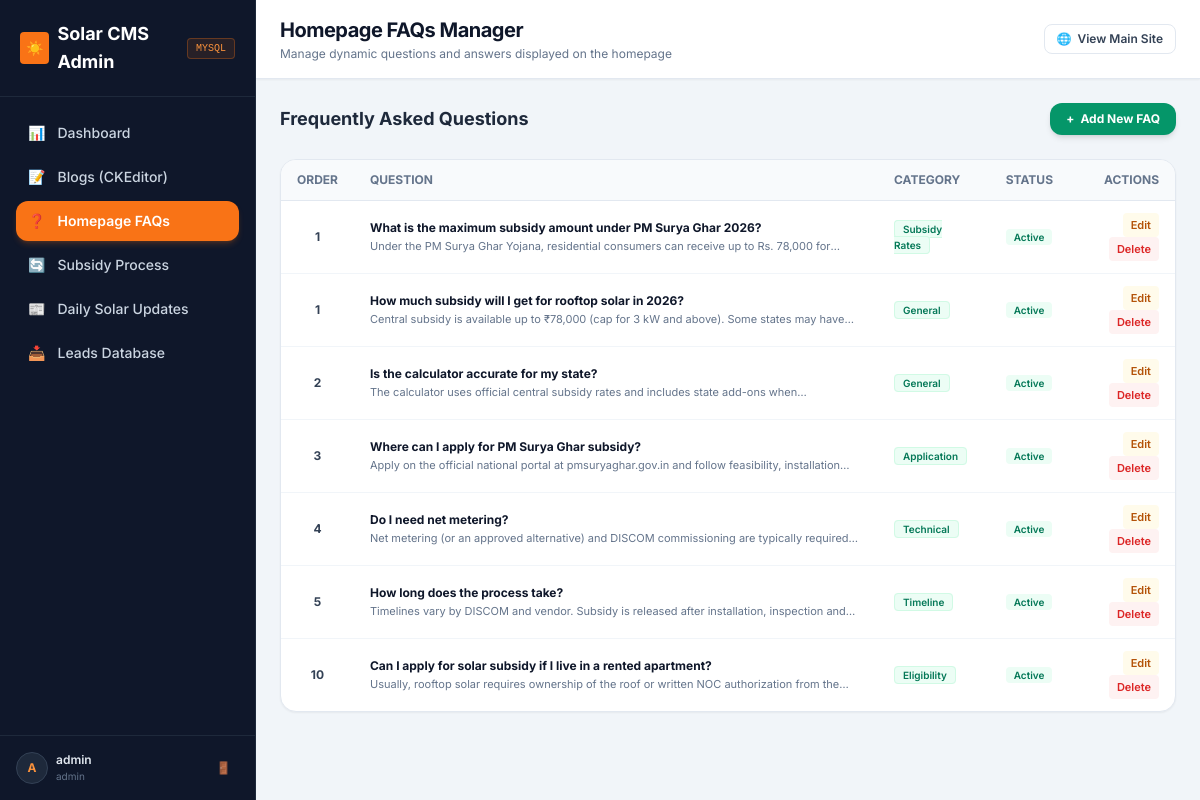
/admin/faqs.php (signed in), run on the app's committed database.
### tables this page shows
CREATE TABLE `faqs` (
  `id` varchar(64) NOT NULL,
  `question` text NOT NULL,
  `answer` text NOT NULL,
  `display_order` int(11) NOT NULL DEFAULT 0,
  `is_active` tinyint(1) NOT NULL DEFAULT 1,
  `category` varchar(100) NOT NULL DEFAULT 'General',
  `created_at` datetime NOT NULL
);

### bootstrap.php (called while the page is built, shortened)
<?php
spl_autoload_register(function ($class) {
    if (strpos($class, 'Config\\') === 0) {
        $base_dir = __DIR__ . '/config/';
        $relative_class = substr($class, 7);
        $file = $base_dir . str_replace('\\', '/', $relative_class) . '.php';
        if (file_exists($file)) {
            return;
        }
    }
    $base_dir = __DIR__ . '/src/';
    $file = $base_dir . str_replace('\\', '/', $class) . '.php';
});

### src/Repository/RepositoryFactory.php (called while the page is built, shortened)
<?php
class RepositoryFactory {
    public static function create(string $entity = 'lead'): object {
        $driver = strtolower(Config::DB_DRIVER);
        $isMySql = ($driver === 'mysql');
        switch (strtolower($entity)) {
            case 'faq':
            case 'faqs':
                return $isMySql ? new MySqlFaqRepository() : new JsonFileFaqRepository();
        }
    }
}

### src/Core/Database.php (called while the page is built, shortened)
<?php
class Database {
    private static ?PDO $instance = null;
    public static function getConnection(): ?PDO {
        if (self::$instance === null) {
            try {
                $dsn = sprintf(
                    "mysql:host=%s;port=%s;dbname=%s;charset=utf8mb4",
                    Config::DB_HOST,
                    Config::DB_PORT,
                    Config::DB_NAME
                );
                self::$instance = new PDO($dsn, Config::DB_USER, Config::DB_PASS, [
                    PDO::ATTR_ERRMODE => PDO::ERRMODE_EXCEPTION,
                    PDO::ATTR_DEFAULT_FETCH_MODE => PDO::FETCH_ASSOC,
                    PDO::ATTR_EMULATE_PREPARES => false,
                ]);
                self::ensureTablesExist(self::$instance);
            } catch (PDOException $e) {
                try {
                    $rootDsn = sprintf("mysql:host=%s;port=%s;charset=utf8mb4", Config::DB_HOST, Config::DB_PORT);
                    $rootPdo = new PDO($rootDsn, Config::DB_USER, Config::DB_PASS);
                    $rootPdo->exec("CREATE DATABASE IF NOT EXISTS `" . Config::DB_NAME . "` DEFAULT CHARACTER SET utf8mb4 COLLATE utf8mb4_unicode_ci;");
                    self::$instance = new PDO($dsn, Config::DB_USER, Config::DB_PASS, [
                        PDO::ATTR_ERRMODE => PDO::ERRMODE_EXCEPTION,
                        PDO::ATTR_DEFAULT_FETCH_MODE => PDO::FETCH_ASSOC,
                        PDO::ATTR_EMULATE_PREPARES => false,
                    ]);
                    self::ensureTablesExist(self::$instance);
                } catch (PDOException $ex) {
                    error_log("Database Connection Error: " . $ex->getMessage());
                    return null;
                }
            }
        }
        return self::$instance;
    }
    private static function ensureTablesExist(PDO $pdo): void {
        $pdo->exec("CREATE TABLE IF NOT EXISTS `users` (
            `id` VARCHAR(64) PRIMARY KEY,
            `username` VARCHAR(50) NOT NULL UNIQUE,
            `password_hash` VARCHAR(255) NOT NULL,
            `email` VARCHAR(100) NULL,
            `role` VARCHAR(20) NOT NULL DEFAULT 'admin',
            `created_at` DATETIME NOT NULL
        ) ENGINE=InnoDB DEFAULT CHARSET=utf8mb4;");
        $stmt = $pdo->prepare("SELECT COUNT(*) FROM `users` WHERE `username` = ?");
        $stmt->execute([Config::DEFAULT_ADMIN_USER]);
        $pdo->exec("CREATE TABLE IF NOT EXISTS `blogs` (
            `id` VARCHAR(64) PRIMARY KEY,
            `title` VARCHAR(255) NOT NULL,
            `slug` VARCHAR(255) NOT NULL UNIQUE,
            `category` VARCHAR(100) NOT NULL,
            `description` TEXT NULL,
            `content` LONGTEXT NOT NULL,
            `cover_image` VARCHAR(255) NULL,
            `reading_time` VARCHAR(50) NOT NULL DEFAULT '5 min',
            `author` VARCHAR(100) NOT NULL DEFAULT 'Solar Expert',
            `is_published` TINYINT(1) NOT NULL DEFAULT 1,
            `created_at` DATETIME NOT NULL,
            `updated_at` DATETIME NOT NULL
        ) ENGINE=InnoDB DEFAULT CHARSET=utf8mb4;");
        $pdo->exec("CREATE TABLE IF NOT EXISTS `faqs` (
            `id` VARCHAR(64) PRIMARY KEY,
            `question` TEXT NOT NULL,
            `answer` TEXT NOT NULL,
            `display_order` INT NOT NULL DEFAULT 0,
            `is_active` TINYINT(1) NOT NULL DEFAULT 1,
            `category` VARCHAR(100) NOT NULL DEFAULT 'General',
            `created_at` DATETIME NOT NULL
        ) ENGINE=InnoDB DEFAULT CHARSET=utf8mb4;");
        $faqCount = (int)$pdo->query("SELECT COUNT(*) FROM `faqs`")->fetchColumn();
        $pdo->exec("CREATE TABLE IF NOT EXISTS `solar_process` (
            `id` VARCHAR(64) PRIMARY KEY,
            `step_number` INT NOT NULL,
            `title` VARCHAR(255) NOT NULL,
            `short_description` TEXT NOT NULL,
            `detailed_content` TEXT NULL,
            `icon_name` VARCHAR(50) NOT NULL DEFAULT 'check',
            `is_active` TINYINT(1) NOT NULL DEFAULT 1,
            `created_at` DATETIME NOT NULL
        ) ENGINE=InnoDB DEFAULT CHARSET=utf8mb4;");
        $procCount = (int)$pdo->query("SELECT COUNT(*) FROM `solar_process`")->fetchColumn();
        $pdo->exec("CREATE TABLE IF NOT EXISTS `daily_updates` (
            `id` VARCHAR(64) PRIMARY KEY,
            `title` VARCHAR(255) NOT NULL,
            `slug` VARCHAR(255) NOT NULL UNIQUE,
            `category` VARCHAR(100) NOT NULL DEFAULT 'Industry News',
            `snippet` TEXT NOT NULL,
            `content` LONGTEXT NOT NULL,
            `image_url` VARCHAR(255) NULL,
            `is_featured` TINYINT(1) NOT NULL DEFAULT 0,
            `published_at` DATETIME NOT NULL,
            `created_at` DATETIME NOT NULL
        ) ENGINE=InnoDB DEFAULT CHARSET=utf8mb4;");
        $newsCount = (int)$pdo->query("SELECT COUNT(*) FROM `daily_updates`")->fetchColumn();
    }
}

### src/Repository/MySqlFaqRepository.php (called while the page is built, shortened)
<?php
class MySqlFaqRepository implements IFaqRepository {
    private ?PDO $db;
    public function __construct() {
        $this->db = Database::getConnection();
    }
    public function getAll(bool $activeOnly = true): array {
        $sql = "SELECT * FROM `faqs` " . ($activeOnly ? "WHERE `is_active` = 1 " : "") . "ORDER BY `display_order` ASC, `created_at` DESC";
        $stmt = $this->db->query($sql);
        return $stmt->fetchAll() ?: [];
    }
}

### admin/faqs.php (the view, shortened to what this page needs)
<?php
require_once __DIR__ . '/../bootstrap.php';
$faqRepo = RepositoryFactory::create('faq');
$faqs = $faqRepo->getAll(false);
?>
<div class="space-y-6">
    <div class="flex items-center justify-between">
        <h2 class="text-lg font-bold text-slate-800">Frequently Asked Questions</h2>
        <button type="button" onclick="openFaqModal()" class="px-4 py-2 bg-emerald-600 text-white text-xs font-bold rounded-xl shadow-md hover:bg-emerald-700 transition-all flex items-center gap-1.5">
            <span>+</span>
            <span>Add New FAQ</span>
        </button>
    </div>
    <div class="bg-white border border-slate-200 rounded-2xl shadow-sm overflow-hidden">
        <?php if (!empty($faqs)): ?>
            <div class="overflow-x-auto">
                <table class="w-full text-left text-xs">
                    <thead class="bg-slate-50 border-b border-slate-200 text-slate-500 uppercase font-semibold">
                        <tr>
                            <th class="px-4 py-3 w-16 text-center">Order</th>
                            <th class="px-4 py-3">Question</th>
                            <th class="px-4 py-3">Category</th>
                            <th class="px-4 py-3">Status</th>
                            <th class="px-4 py-3 text-right">Actions</th>
                        </tr>
                    </thead>
                    <tbody class="divide-y divide-slate-100 font-medium">
                        <?php foreach ($faqs as $f): ?>
                            <tr class="hover:bg-slate-50 transition-colors">
                                <td class="px-4 py-3 font-bold text-slate-700 text-center">
                                    <?= (int)($f['display_order'] ?? 0) ?>
                                </td>
                                <td class="px-4 py-3 font-bold text-slate-900">
                                    <?= htmlspecialchars($f['question']) ?>
                                    <p class="text-slate-500 font-normal text-[11px] line-clamp-1 mt-0.5"><?= htmlspecialchars($f['answer']) ?></p>
                                </td>
                                <td class="px-4 py-3">
                                    <span class="rounded bg-emerald-50 border border-emerald-100 text-emerald-700 font-semibold px-2 py-0.5 text-[10px]">
                                        <?= htmlspecialchars($f['category'] ?? 'General') ?>
                                    </span>
                                </td>
                                <td class="px-4 py-3">
                                    <span class="rounded px-2 py-0.5 text-[10px] font-semibold <?= !empty($f['is_active']) ? 'bg-emerald-50 text-emerald-700' : 'bg-slate-100 text-slate-500' ?>">
                                        <?= !empty($f['is_active']) ? 'Active' : 'Hidden' ?>
                                    </span>
                                </td>
                                <td class="px-4 py-3 text-right space-x-1">
                                    <button type="button" onclick='editFaq(<?= json_encode($f) ?>)' class="px-2 py-1 bg-amber-50 text-amber-700 hover:bg-amber-100 rounded text-[11px] font-semibold">Edit</button>
                                    <form method="POST" action="" class="inline" onsubmit="return confirm('Delete this FAQ?')">
                                        <button type="submit" class="px-2 py-1 bg-red-50 text-red-600 hover:bg-red-100 rounded text-[11px] font-semibold">Delete</button>
                                    </form>
                                </td>
                            </tr>
                        <?php endforeach; ?>
                    </tbody>
                </table>
            </div>
        <?php endif; ?>
    </div>
</div>
<?php
require_once __DIR__ . '/layout.php';
?>

### admin/layout.php (style rules this page uses)
body { font-family: 'Inter', sans-serif; }

### data on the page
faqs: display_order "1", question "What is the maximum subsidy amount under PM Surya Ghar 2026?", answer "Under the PM Surya Ghar Yojana, residential consumers can receive up to Rs. 78,000…", category "Subsidy Rates", is_active "Active"
faqs: display_order "1", question "How much subsidy will I get for rooftop solar in 2026?", answer "Central subsidy is available up to ₹78,000 (cap for 3 kW and above). Some states may…", category "General", is_active "Active"
faqs: display_order "2", question "Is the calculator accurate for my state?", answer "The calculator uses official central subsidy rates and includes state add-ons…", category "General", is_active "Active"
faqs: display_order "3", question "Where can I apply for PM Surya Ghar subsidy?", answer "Apply on the official national portal at pmsuryaghar.gov.in and follow feasibility,…", category "Application", is_active "Active"
faqs: display_order "4", question "Do I need net metering?", answer "Net metering (or an approved alternative) and DISCOM commissioning are typically…", category "Technical", is_active "Active"
faqs: display_order "5", question "How long does the process take?", answer "Timelines vary by DISCOM and vendor. Subsidy is released after installation, inspection…", category "Timeline", is_active "Active"
faqs: display_order "10", question "Can I apply for solar subsidy if I live in a rented apartment?", answer "Usually, rooftop solar requires ownership of the roof or written NOC authorization from…", category "Eligibility", is_active "Active"

### other printed values
Config::DB_DRIVER "MYSQL"
substr($currentUser['username'] ?? 'A', 0, 1) "A"
$currentUser['username'] "admin"
$currentUser['role'] "admin"
$pageTitle "Homepage FAQs Manager"
$pageSubtitle "Manage dynamic questions and answers displayed on the homepage"
